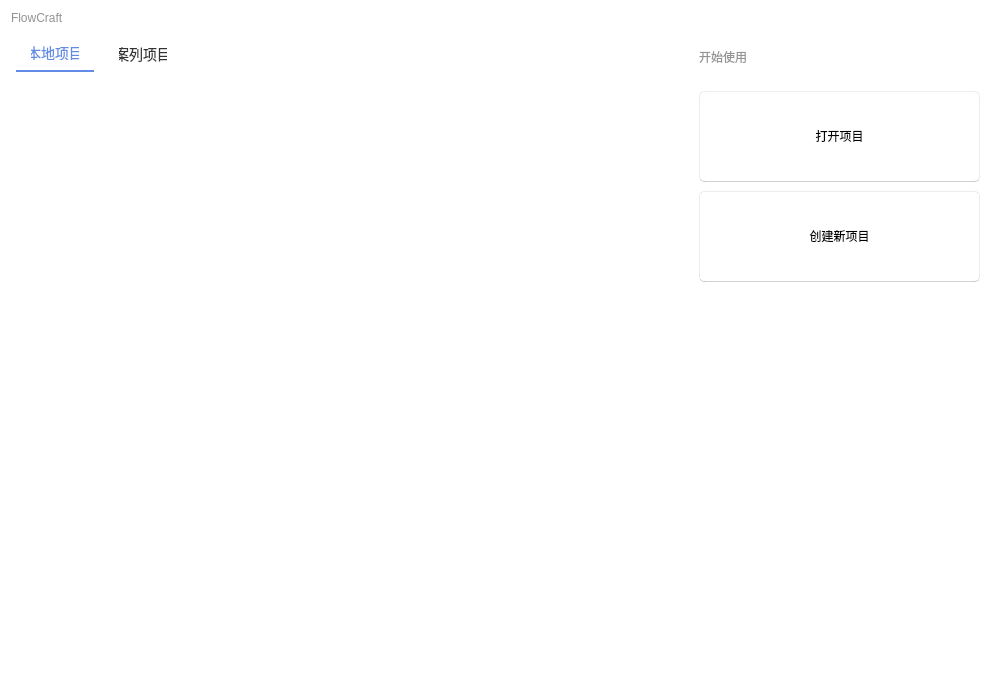
<?xml version="1.0" encoding="UTF-8"?>
<ui version="4.0">
 <class>Launcher</class>
 <widget class="QDialog" name="Launcher">
  <property name="geometry">
   <rect>
    <x>0</x>
    <y>0</y>
    <width>1000</width>
    <height>700</height>
   </rect>
  </property>
  <property name="maximumSize">
   <size>
    <width>1000</width>
    <height>700</height>
   </size>
  </property>
  <property name="windowTitle">
   <string>启动</string>
  </property>
  <property name="styleSheet">
   <string notr="true">QDialog {
    background-color: white;
}


QLabel {
    color: black;
    background-color: transparent;
    border: none;
}

QLabel#titleLabel {
    font: 20px 'Segoe UI', 'Microsoft YaHei', 'PingFang SC';
    padding: 0;
}

QLabel#windowTitleLabel {
    font: 12px 'Segoe UI', 'Microsoft YaHei', 'PingFang SC';
    padding: 6px 6px;
    background-color: rgb(243, 243, 243);
}

</string>
  </property>
  <layout class="QGridLayout" name="gridLayout">
   <item row="0" column="0">
    <widget class="QLabel" name="label">
     <property name="styleSheet">
      <string notr="true">color: rgb(147, 147, 147);


font: 30pt &quot;Microsoft YaHei UI&quot;;</string>
     </property>
     <property name="text">
      <string>FlowCraft</string>
     </property>
    </widget>
   </item>
   <item row="1" column="0">
    <layout class="QHBoxLayout" name="horizontalLayout">
     <item>
      <widget class="QTabWidget" name="tabWidget">
       <property name="styleSheet">
        <string notr="true">QTabWidget {  
    border: none;  
}  
  
QTabWidget::pane {  
    border: none;  
    top: 20px;  
}  
  
QTabBar {  
    border: none;  
}  
  
QTabBar::tab {  
    border: none;  
    color: #333333;  
    background-color: white;
    font-family: &quot;微软雅黑&quot;;  
    font-size: 14px;  
    padding: 10px 15px; /* 使用正值内填充 */  
    margin-right: 10px; /* 根据需要调整标签之间的间距 */  
}  
  
QTabBar::tab:selected, QTabBar::tab:hover {  
    border-bottom: 2px solid #618BE5;  
    color: #618BE5;  
    background: transparent;  
}  
  
QTabWidget::tab-bar {  
    alignment: left;  
    top: 5px;  
    left: 5px;  
}</string>
       </property>
       <property name="currentIndex">
        <number>0</number>
       </property>
       <widget class="QWidget" name="tab">
        <attribute name="title">
         <string>本地项目</string>
        </attribute>
        <layout class="QGridLayout" name="gridLayout_2">
         <item row="0" column="0">
          <widget class="QListWidget" name="projectList">
           <property name="styleSheet">
            <string notr="true">QListWidget::item 
{ 
	min-height: 90px;
	 max-height: 120px; 
}
QListWidget {  
    border: none;  
    outline: none;  
}</string>
           </property>
          </widget>
         </item>
        </layout>
       </widget>
       <widget class="QWidget" name="tab_2">
        <attribute name="title">
         <string>案列项目</string>
        </attribute>
       </widget>
      </widget>
     </item>
     <item>
      <widget class="QWidget" name="widget" native="true">
       <property name="minimumSize">
        <size>
         <width>300</width>
         <height>0</height>
        </size>
       </property>
       <widget class="QPushButton" name="pushButton">
        <property name="geometry">
         <rect>
          <x>10</x>
          <y>60</y>
          <width>281</width>
          <height>91</height>
         </rect>
        </property>
        <property name="styleSheet">
         <string notr="true">QPushButton {
    color: black;
    background: rgba(255, 255, 255, 0.7);
    border: 1px solid rgba(0, 0, 0, 0.073);
    border-bottom: 1px solid rgba(0, 0, 0, 0.183);
    border-radius: 5px;

	font: 14pt &quot;Microsoft YaHei UI&quot;;
    padding: 5px 12px 6px 12px;
    outline: none;
}


QPushButton[isPlaceholderText=true] {
    color: rgba(0, 0, 0, 0.6063);
}

QPushButton[hasIcon=false] {
    padding: 5px 12px 6px 12px;
}

QPushButton[hasIcon=true] {
    padding: 5px 12px 6px 36px;
}


QPushButton:hover {
    background: rgba(249, 249, 249, 0.5);
}

QPushButton:pressed{
    color: rgba(0, 0, 0, 0.63);
    background: rgba(249, 249, 249, 0.3);
    border-bottom: 1px solid rgba(0, 0, 0, 0.073);
}

QPushButton:disabled {
    color: rgba(0, 0, 0, 0.36);
    background: rgba(249, 249, 249, 0.3);
    border: 1px solid rgba(0, 0, 0, 0.06);
    border-bottom: 1px solid rgba(0, 0, 0, 0.06);
}


</string>
        </property>
        <property name="text">
         <string>打开项目</string>
        </property>
       </widget>
       <widget class="QLabel" name="label_2">
        <property name="geometry">
         <rect>
          <x>10</x>
          <y>10</y>
          <width>101</width>
          <height>31</height>
         </rect>
        </property>
        <property name="styleSheet">
         <string notr="true">color: rgb(147, 147, 147);

font: 16pt &quot;Microsoft YaHei UI&quot;;</string>
        </property>
        <property name="text">
         <string>开始使用</string>
        </property>
       </widget>
       <widget class="QPushButton" name="CreatProject">
        <property name="geometry">
         <rect>
          <x>10</x>
          <y>160</y>
          <width>281</width>
          <height>91</height>
         </rect>
        </property>
        <property name="styleSheet">
         <string notr="true">QPushButton {
    color: black;
    background: rgba(255, 255, 255, 0.7);
    border: 1px solid rgba(0, 0, 0, 0.073);
    border-bottom: 1px solid rgba(0, 0, 0, 0.183);
    border-radius: 5px;
	font: 14pt &quot;Microsoft YaHei UI&quot;;
    padding: 5px 12px 6px 12px;
    outline: none;
}


QPushButton[isPlaceholderText=true] {
    color: rgba(0, 0, 0, 0.6063);
}

QPushButton[hasIcon=false] {
    padding: 5px 12px 6px 12px;
}

QPushButton[hasIcon=true] {
    padding: 5px 12px 6px 36px;
}


QPushButton:hover {
    background: rgba(249, 249, 249, 0.5);
}

QPushButton:pressed{
    color: rgba(0, 0, 0, 0.63);
    background: rgba(249, 249, 249, 0.3);
    border-bottom: 1px solid rgba(0, 0, 0, 0.073);
}

QPushButton:disabled {
    color: rgba(0, 0, 0, 0.36);
    background: rgba(249, 249, 249, 0.3);
    border: 1px solid rgba(0, 0, 0, 0.06);
    border-bottom: 1px solid rgba(0, 0, 0, 0.06);
}


</string>
        </property>
        <property name="text">
         <string>创建新项目</string>
        </property>
       </widget>
      </widget>
     </item>
    </layout>
   </item>
  </layout>
 </widget>
 <resources/>
 <connections/>
</ui>
